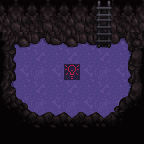

A 2D game scene composited from a Tiled map and its tileset images. What follows is a short description and the map's XML, with every tile layer's data as written:
An orthogonal 9x9 tile map with 16x16 px tiles, 9 tile layers (Back, Back1, Back2, Buildings, ...), 3 tilesets.

<map version="1.8" tiledversion="1.8.4" orientation="orthogonal" renderorder="right-down" compressionlevel="0" width="9" height="9" tilewidth="16" tileheight="16" infinite="0" nextlayerid="20" nextobjectid="1">
 <properties>
  <property name="AmbientLight" value="170 190 110" />
  <property name="Music" value="bugLevelLoop" />
  <property name="TreatAsOutdoors" value="f" />
  <property name="Warp" value="15 55 Sewer 3 19 14 55 Sewer 3 19" />
 </properties>
 <tileset firstgid="1" name="bugTiles" tilewidth="16" tileheight="16" tilecount="112" columns="8">
  <image source="Tilesheets/bugLandTiles.png" width="128" height="224" />
  <tile id="4">
   <properties>
    <property name="Water" value="t" />
   </properties>
   <animation>
    <frame tileid="4" duration="990" />
    <frame tileid="55" duration="990" />
   </animation>
  </tile>
  <tile id="5">
   <properties>
    <property name="Water" value="t" />
   </properties>
   <animation>
    <frame tileid="5" duration="1000" />
    <frame tileid="63" duration="1000" />
   </animation>
  </tile>
  <tile id="6">
   <properties>
    <property name="Water" value="t" />
   </properties>
   <animation>
    <frame tileid="6" duration="995" />
    <frame tileid="71" duration="995" />
   </animation>
  </tile>
  <tile id="7">
   <properties>
    <property name="Water" value="t" />
   </properties>
  </tile>
  <tile id="9">
   <properties>
    <property name="Type" value="Dirt" />
   </properties>
  </tile>
  <tile id="10">
   <properties>
    <property name="Type" value="Dirt" />
   </properties>
  </tile>
  <tile id="17">
   <properties>
    <property name="Type" value="Dirt" />
   </properties>
  </tile>
  <tile id="18">
   <properties>
    <property name="Type" value="Dirt" />
   </properties>
  </tile>
  <tile id="23">
   <properties>
    <property name="Water" value="T" />
   </properties>
  </tile>
  <tile id="30">
   <properties>
    <property name="Water" value="t" />
   </properties>
  </tile>
  <tile id="33">
   <properties>
    <property name="NoSpawn" value="All" />
    <property name="Type" value="Stone" />
   </properties>
  </tile>
  <tile id="34">
   <properties>
    <property name="NoSpawn" value="All" />
    <property name="Type" value="Stone" />
   </properties>
  </tile>
  <tile id="35">
   <properties>
    <property name="NoSpawn" value="All" />
    <property name="Type" value="Stone" />
   </properties>
  </tile>
  <tile id="39">
   <properties>
    <property name="Water" value="t" />
   </properties>
  </tile>
  <tile id="55">
   <properties>
    <property name="Water" value="t" />
   </properties>
  </tile>
  <tile id="63">
   <properties>
    <property name="Water" value="t" />
   </properties>
  </tile>
  <tile id="71">
   <properties>
    <property name="Water" value="t" />
   </properties>
  </tile>
 </tileset>
 <tileset firstgid="113" name="Paths" tilewidth="16" tileheight="16" tilecount="32" columns="4">
  <image source="Tilesheets/paths.png" width="64" height="128" />
 </tileset>
 <tileset firstgid="145" name="mine_lava" tilewidth="16" tileheight="16" tilecount="320" columns="16">
  <image source="Tilesheets/mine_lava.png" width="256" height="320" />
 </tileset>
 <layer id="1" name="Back" width="9" height="9">
  <data encoding="csv">
0,0,0,0,0,0,0,0,0,
10,11,10,11,10,11,10,11,10,
18,19,18,19,18,19,18,19,18,
10,11,10,11,10,11,10,11,10,
18,19,18,19,18,19,18,19,18,
10,11,10,11,10,11,10,11,10,
18,19,18,19,18,19,18,19,18,
10,11,10,11,10,11,10,11,10,
18,19,18,19,18,19,18,19,18
</data>
 </layer>
 <layer id="11" name="Back1" width="9" height="9">
  <data encoding="csv">
0,0,0,0,0,0,230,0,0,
0,0,0,0,0,0,0,0,0,
0,0,0,0,0,0,267,0,0,
0,0,0,0,0,0,0,0,0,
0,0,0,0,0,0,0,0,0,
0,0,0,0,0,0,0,0,0,
0,0,0,0,0,0,0,0,0,
0,0,0,0,0,0,0,0,0,
0,0,0,0,0,0,0,0,0
</data>
 </layer>
 <layer id="16" name="Back2" width="9" height="9">
  <data encoding="csv">
0,0,0,0,0,0,0,0,0,
0,0,0,0,0,0,0,0,0,
0,0,0,0,0,0,0,0,0,
0,0,0,0,0,0,0,0,0,
0,0,0,0,0,0,0,0,0,
0,0,0,0,0,0,0,0,0,
0,0,0,0,0,0,0,0,0,
0,0,0,0,0,0,0,0,0,
0,0,0,0,0,0,0,0,0
</data>
 </layer>
 <layer id="2" name="Buildings" width="9" height="9">
  <data encoding="csv">
230,255,230,255,230,255,212,255,230,
0,0,0,0,0,0,244,0,0,
261,267,268,269,267,266,260,268,270,
277,0,0,0,0,0,0,0,336,
309,0,0,0,0,0,0,0,320,
325,0,0,0,0,0,0,0,336,
341,0,0,0,0,0,0,0,366,
224,0,0,0,0,0,0,0,224,
224,224,224,224,224,224,224,224,224
</data>
 </layer>
 <layer id="15" name="Buildings1" width="9" height="9">
  <data encoding="csv">
0,0,0,0,0,0,0,0,0,
0,0,0,0,0,0,0,0,0,
0,0,0,0,0,0,0,0,0,
0,0,0,0,0,0,0,0,0,
0,0,0,0,0,0,0,0,0,
0,0,0,0,0,0,0,0,0,
0,0,0,0,0,0,0,0,0,
0,0,0,0,0,0,0,0,0,
0,0,0,0,0,0,0,0,0
</data>
 </layer>
 <layer id="3" name="Paths" width="9" height="9">
  <data encoding="csv">
0,0,0,0,0,0,0,0,0,
0,0,0,0,0,0,0,0,0,
0,0,0,0,0,0,0,0,0,
0,0,0,0,0,0,0,0,0,
0,0,0,0,121,0,0,0,0,
0,0,0,0,0,0,0,0,0,
0,0,0,0,0,0,0,0,0,
0,0,0,0,0,0,0,0,0,
0,0,0,0,0,0,0,0,0
</data>
 </layer>
 <layer id="4" name="Front" width="9" height="9">
  <data encoding="csv">
0,0,0,0,0,0,0,0,0,
251,252,253,250,251,252,0,250,251,
0,0,0,0,0,0,0,0,0,
0,0,0,0,0,0,0,0,0,
0,0,0,0,0,0,0,0,0,
0,0,0,0,0,0,0,0,0,
0,342,0,0,0,0,0,365,0,
224,358,360,360,359,360,359,1610613094,224,
0,0,0,0,0,0,0,0,0
</data>
 </layer>
 <layer id="18" name="Front1" width="9" height="9">
  <data encoding="csv">
0,0,0,0,0,0,0,0,0,
0,0,0,0,0,0,0,0,0,
0,0,0,0,0,0,0,0,0,
0,0,0,0,0,0,0,0,0,
0,0,0,0,0,0,0,0,0,
0,0,0,0,0,0,0,0,0,
0,0,0,0,0,0,0,0,0,
0,0,0,0,0,0,0,0,0,
0,0,0,0,0,0,0,0,0
</data>
 </layer>
 <layer id="5" name="AlwaysFront" width="9" height="9">
  <data encoding="csv">
0,0,0,0,0,0,0,0,0,
0,0,0,0,0,0,0,0,0,
0,0,0,0,0,0,0,0,0,
0,0,0,0,0,0,0,0,0,
0,0,0,0,0,0,0,0,0,
0,0,0,0,0,0,0,0,0,
0,0,0,0,0,0,0,0,0,
0,0,0,0,0,0,0,0,0,
0,0,0,0,0,0,0,0,0
</data>
 </layer>
 <objectgroup id="6" name="Back" />
 <objectgroup id="12" name="Back1" />
 <objectgroup id="17" name="Back2" />
 <objectgroup id="7" name="Buildings" />
 <objectgroup id="14" name="Buildings1" />
 <objectgroup id="8" name="Paths" />
 <objectgroup id="9" name="Front" />
 <objectgroup id="19" name="Front2" />
 <objectgroup id="10" name="AlwaysFront" />
</map>
